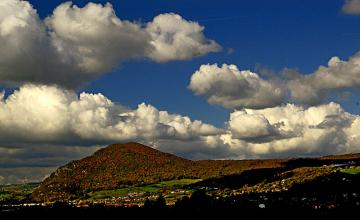
#> input picture OpenCV/Images/m1m.jpg, 360 x 220 px, found by its file name
$ jupyter execute '35_彩色图片直方图.ipynb'
#> lines starting #> are read from the running program, lines starting #| are printed output that depends on the picture
[cell 1]
""" 需求： 获取彩色图片的直方图【红 绿 蓝的波形图】"""

import cv2
import numpy as np

# 定义一个获取 直方图的 方法
def imageHist(image,type):
    """
        image: 红，绿，蓝各通道 矩阵
        type: 数值
    """
    color = (255,255,255) # 先 初始化 设置颜色为 白色

    windowName = "Gray" # 初始化 窗口名称 为 Gray
    if type == 31:
        color = (255,0,0)
        windowName = "B Hist"
    elif type == 32:
        color = (0,255,0)
        windowName = "G Hist"
    elif type == 33:
        color = (0,0,255)
        windowName = "R Hist"

    # 计算图片的 直方图
    # 参数1：image,图片数据， 参数2：图片通道，这里因为使用的是 B，G，R单通道图，所以用 其索引下标 0
    # 参数3：mask 蒙版，用不到所以 None
    # 参数4：分为[0,255] 共 256个/份 ，参数5： 每一份的数值分为 [0-255]
    hist = cv2.calcHist([image],[0],None,[256],[0.0,255.0])

    # 计算直方图中的 最大值，最小值及 其坐标
    minV,maxV,minL,maxL = cv2.minMaxLoc(hist)
    print(minV)
    print(minL)
    print("*"*20)
    print(maxV)
    print(maxL)
    print("#"*20)


    # 初始化一个 全0 矩阵
    histImg = np.zeros([256,256,3],np.uint8)

    for h in range(256):
        intenNormal = int(hist[h]*256/maxV)
        cv2.line(histImg,(h,256),(h,256-intenNormal),color)
    cv2.imshow(windowName,histImg)
    return histImg

# 获取彩色图片 数据
img = cv2.imread("..\Images\m1m.jpg",1)
#> img is the input picture: shape (220, 360, 3); mean B, G, R 87.2, 86.7, 83.4

# 通过split()方法，把彩色图片 分为 B，G, R三个单通道
channels = cv2.split(img) #BGR --> B,G,R
for i in range(0,3):
    imageHist(channels[i],31+i)
#> this loop made 3 passes
#> (maxV in imageHist, minL in imageHist) on passes 1 to 3: (10437, (0, 222)), (6441, (0, 255)), (6086, (0, 255))
#| 0.0
#| (0, 222)
#| 10437.0
#| (0, 0)
#| 0.0
#| (0, 255)
#| 6441.0
#| (0, 0)
#| 0.0
#| (0, 255)
#> (further printed lines are left out)
#> pass 1, in imageHist, `cv2.imshow(windowName,histImg)`:
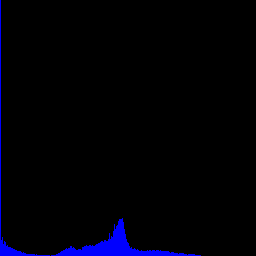
#> window 'B Hist': shape (256, 256, 3); mean B, G, R 7.2, 0, 0
#> pass 2, in imageHist (call 2), `cv2.imshow(windowName,histImg)`:
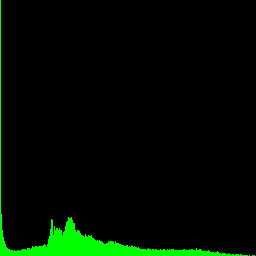
#> window 'G Hist': shape (256, 256, 3); mean B, G, R 0, 11.8, 0

cv2.waitKey(0)
cv2.destroyAllWindows()

$ run again, with OpenCV/Images/m2m.jpg copied over OpenCV/Images/m1m.jpg
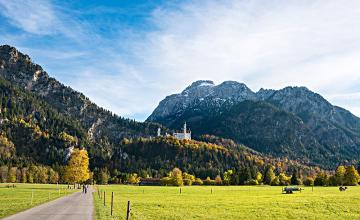
#> input picture OpenCV/Images/m2m.jpg, 360 x 220 px, found by its file name
#> img is the input picture: shape (220, 360, 3); mean B, G, R 141, 149, 132.6
#> the loop `for i in range(0,3):` made 3 passes
#> (maxV in imageHist, maxL in imageHist) on passes 1 to 3: (2059, (0, 250)), (1285, (0, 239)), (1096, (0, 236))
#> (printed output is left out)
#> pass 1, in imageHist, `cv2.imshow(windowName,histImg)`:
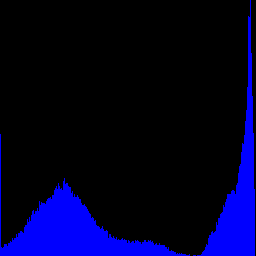
#> window 'B Hist': shape (256, 256, 3); mean B, G, R 37.2, 0, 0
#> pass 2, in imageHist (call 2), `cv2.imshow(windowName,histImg)`:
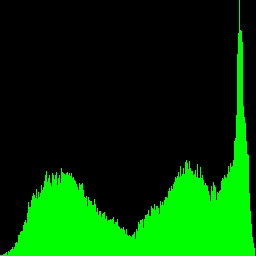
#> window 'G Hist': shape (256, 256, 3); mean B, G, R 0, 60.8, 0

$ run again, with OpenCV/Images/m4m.jpg copied over OpenCV/Images/m1m.jpg
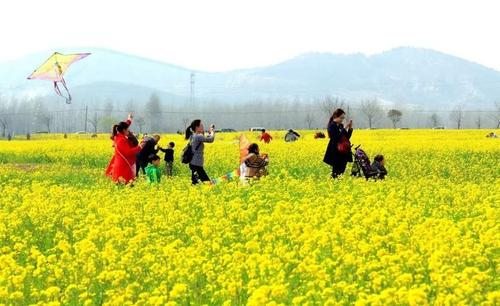
#> input picture OpenCV/Images/m4m.jpg, 500 x 306 px, found by its file name
#> img is the input picture: shape (306, 500, 3); mean B, G, R 115.9, 207.7, 201.8
#> the loop `for i in range(0,3):` made 3 passes
#> (maxV in imageHist, maxL in imageHist) on passes 1 to 3: (10535, (0, 0)), (2112, (0, 232)), (1609, (0, 204))
#> (printed output is left out)
#> pass 1, in imageHist, `cv2.imshow(windowName,histImg)`:
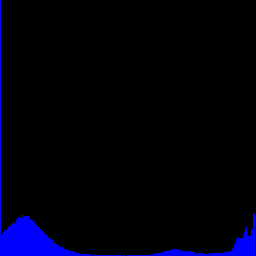
#> window 'B Hist': shape (256, 256, 3); mean B, G, R 11.4, 0, 0
#> pass 2, in imageHist (call 2), `cv2.imshow(windowName,histImg)`:
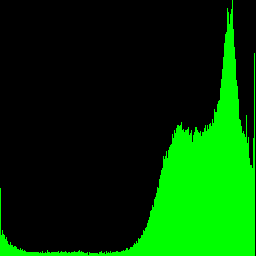
#> window 'G Hist': shape (256, 256, 3); mean B, G, R 0, 58.9, 0
